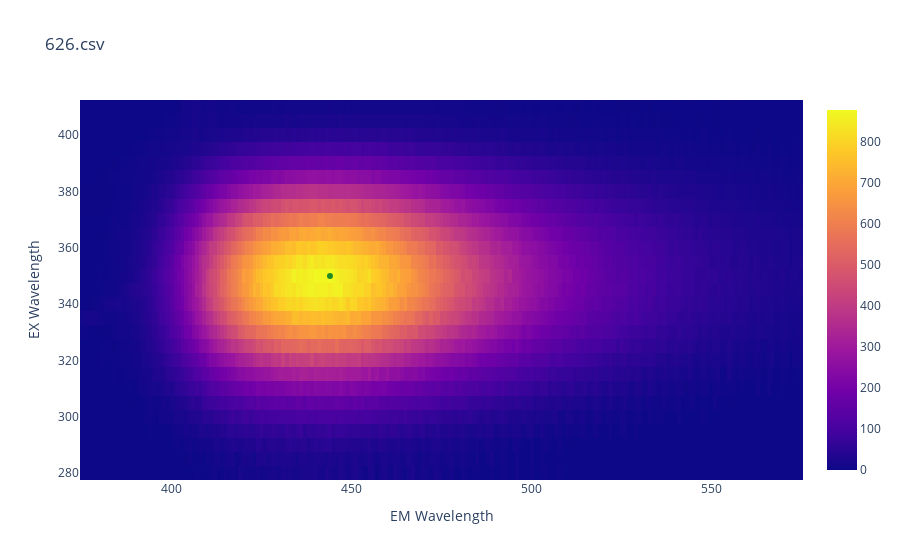

The code cell stored with this chart in its notebook:
### Code cell
coordinates = find_peaks(df_filt_1, num_peaks=1)
coordinates = sorted(coordinates, key = lambda x: x[0])
p_show_img(df_filt_1, filename, points = coordinates)

# Getting Wavelength numbers
EX_EM_list = [[df.index[coordinates[i][0]], df.columns[coordinates[i][1]]] for i in range(len(coordinates))]


print(f'Excited-Emitted Wl list [EX_EM_list]: {EX_EM_list}')

### Figure 1 — Plotly figure (JSON) as saved in the notebook; plotly's stock layout.template omitted (floating-point values rounded to 4 significant figures; data arrays with more than 128 entries replaced by an {"elided": "..."} marker saying what was removed)
{"data": [{"type": "heatmap", "x": {"elided": "201 int values"}, "y": [280, 285, 290, 295, 300, 305, 310, 315, 320, 325, 330, 335, 340, 345, 350, 355, 360, 365, 370, 375, 380, 385, 390, 395, 400, 405, 410], "z": {"elided": "27x201 float values"}}, {"marker": {"color": "forestgreen"}, "mode": "markers", "type": "scatter", "x": [444], "y": [350]}], "layout": {"title": {"text": "626.csv"}, "xaxis": {"title": {"text": "EM Wavelength"}}, "yaxis": {"title": {"text": "EX Wavelength"}}}}
